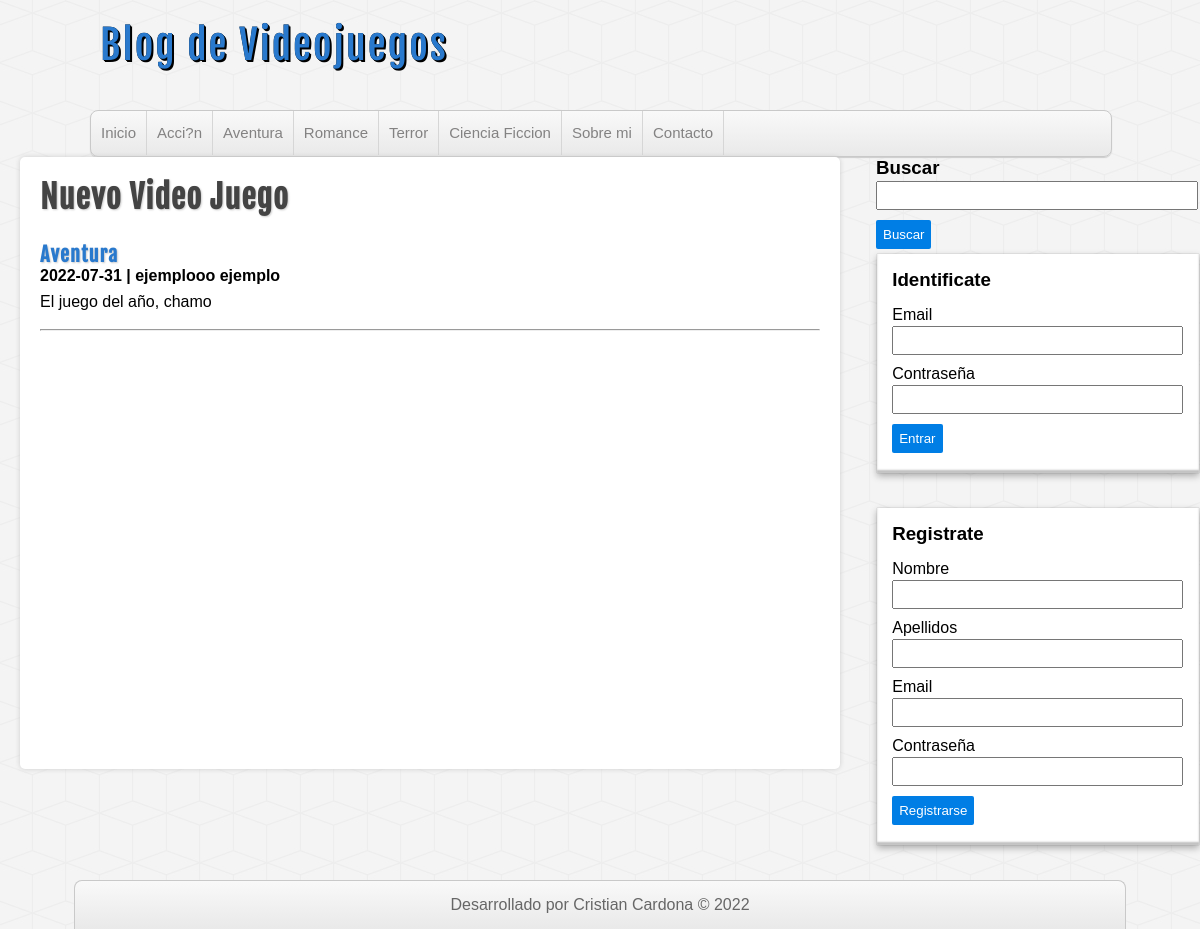
Screenshot of /entrada.php?id=17 with the database file from the repository.
### tables this page shows
CREATE TABLE `categorias` (
  `id` int(11) NOT NULL,
  `nombre` varchar(100) DEFAULT NULL
);

CREATE TABLE `entradas` (
  `id` int(11) NOT NULL,
  `usuario_id` int(11) NOT NULL,
  `categoria_id` int(11) NOT NULL,
  `titulo` varchar(255) NOT NULL,
  `descripcion` mediumtext DEFAULT NULL,
  `fecha` date NOT NULL
);

### includes/helpers.php (called while the page is built, shortened)
<?php
    function conseguirCategorias($conexion){
        $sql = "SELECT * FROM categorias ORDER BY id ASC";
        $categorias = mysqli_query($conexion,$sql);
        $resultado = array();
        if($categorias && mysqli_num_rows($categorias) >= 1){
            $resultado = $categorias;
        }
        return $resultado;
    }
    function conseguirEntrada($conexion,$id){
        $sql = " SELECT en.*, ca.nombre, CONCAT(us.nombre, ' ', us.apellidos) as 'usuario' FROM entradas as en ".
        "INNER JOIN categorias as ca ON en.categoria_id = ca.id ".
        "INNER JOIN usuarios as us ON en.usuario_id = us.id ".
        " WHERE en.id = '$id'";
        $entrada = mysqli_query($conexion,$sql);
        $resultado = array();
        if($entrada && mysqli_num_rows($entrada) >= 1){
            $resultado = mysqli_fetch_assoc($entrada);
        }
        return $resultado;
    }

### entrada.php (the view, shortened to what this page needs)
<?php require_once 'includes/conexion.php'; ?>
<?php require_once 'includes/helpers.php'; ?>
<?php
    $entrada_actual = conseguirEntrada($conexion,$_GET['id']);
?>
<?php require_once 'includes/cabecera.php'; ?>
<?php require_once 'includes/lateral.php'; ?>
        <div id="principal">
            <h1><?=$entrada_actual['titulo']?></h1>
            <a href="categoria.php?id=<?=$entrada_actual['categoria_id']?>">
                <h2><?=$entrada_actual['nombre']?></h2>
            </a>
            <h4><?=$entrada_actual['fecha']?> | <?=$entrada_actual['usuario']?></h4>
            <p><?=$entrada_actual['descripcion']?></p><br><hr><br>
        </div>
    <?php require_once 'includes/pie.php'; ?>
</body>
</html>

### includes/cabecera.php (shortened to what this page needs)
<?php require_once 'includes/conexion.php'; ?>
<?php require_once 'includes/helpers.php'; ?>
<!DOCTYPE html>
<html lang="es">
<head>
    <link rel="stylesheet" href="assets/css/style.css">
</head>
<body>
    <header id="cabecera">
        <div id="logo">
            <a href="index.php">
                Blog de Videojuegos
            </a>
        </div>
        <nav id="menu">
            <ul>
                <li><a href="index.php">Inicio</a></li>
                <?php
                    $categorias = conseguirCategorias($conexion);
                    if(!empty($categorias)):
                        while($categoria = mysqli_fetch_assoc($categorias)):
                ?>
                            <li>
                                <a href="categoria.php?id=<?=$categoria['id']?>"><?=$categoria['nombre']?></a>
                            </li>
                <?php
                        endwhile;
                    endif;
                ?>
                <li><a href="index.php">Sobre mi</a></li>
                <li><a href="index.php">Contacto</a></li>
            </ul>
        </nav>
    </header>

### assets/css/style.css (style rules this page uses)
* { margin: 0px; padding: 0px; font-family: sans-serif, Helvetica, Arial; text-decoration: none; }
body { background: url(../img/cubes.png) #F4F4F4; }
#cabecera { width: 85%; height: auto; background: transparent; margin: 0px auto; }
#logo { float:left; width: 540px; height: 110px; }
#logo a { font-family: "fajala", Helvetica; font-size: 40px; letter-spacing: 2px; color: #2979CD; text-shadow: 0px 0px 0px black, 1px 1px 0px black, 2px 2px 0px black; transition: all 500ms; line-height: 90px; margin-left: 10px; }
#menu { clear: both; width: 100%; height: 45px; background: linear-gradient(to bottom, #f9f9f9 0px, #e9e9e9 100%); border: 1px solid #C9C9C9; border-radius: 8px; box-shadow: 0px 1px 1px #ccc; overflow: hidden; }
#menu ul { list-style: none; }
#menu ul li { float: left; line-height: 44px; border-right: 1px solid #D6D6D6; }
#menu ul li a { display: block; padding-left: 10px; padding-right: 10px; font-size: 15px; color: #838282; }
#principal { float: left; width: 65%; min-height: 572px; background:white; border-radius: 5px; box-shadow: 0px 0px 5px #ccc; margin-left: 20px; padding: 20px; overflow: hidden; }
#principal a { color: #333; }
#principal h1 { font-size: 32px; color: #444; letter-spacing: 1px; text-shadow: 1px 1px 2px #ccc; font-family: "fajala"; }
#principal h2 { font-size: 20px; color: #2979CD; text-shadow: 1px 1px 2px #ccc; letter-spacing: 1px; font-family: "fajala"; margin-top: 25px; }
#principal p { margin-top: 8px; }

### rows the page displays
categorias: nombre "Acci?n"
categorias: nombre "Aventura"
categorias: nombre "Romance"
categorias: nombre "Terror"
categorias: nombre "Ciencia Ficcion"
entradas: titulo "Nuevo Video Juego", categoria.nombre "Aventura", fecha "2022-07-31", descripcion "El juego del año, chamo"

### other values shown
$entrada_actual['usuario'] "ejemplooo ejemplo"
